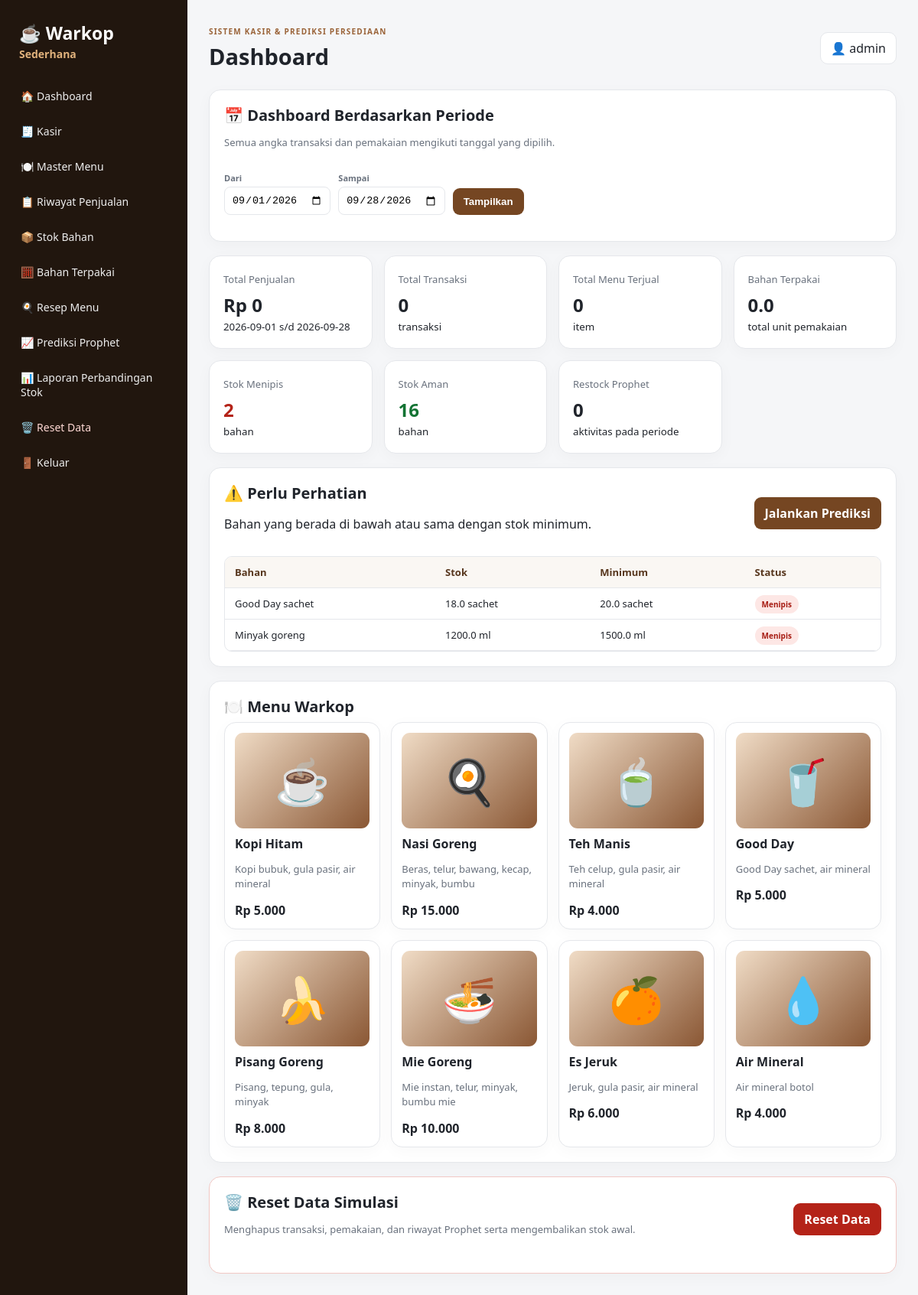
The app's page /dashboard (signed in) with its own data.
### tables this page shows
CREATE TABLE stock(id INTEGER PRIMARY KEY, name TEXT UNIQUE, unit TEXT, qty REAL, min_qty REAL);

CREATE TABLE menus(id INTEGER PRIMARY KEY, name TEXT UNIQUE, price INTEGER, unit TEXT, description TEXT, image TEXT);

### app.py (the view)
@app.route("/dashboard")
@auth_required
def dashboard():
    c = connect(); today = date.today(); default_start=today.replace(day=1).isoformat(); default_end=today.isoformat()
    start_date=request.args.get("start_date") or default_start; end_date=request.args.get("end_date") or default_end
    if not validate_range(start_date,end_date)[0] or start_date>end_date:
        start_date,end_date=default_start,default_end
    revenue=c.execute("SELECT COALESCE(SUM(total),0) x FROM sales WHERE date(sale_date) BETWEEN date(?) AND date(?)",(start_date,end_date)).fetchone()["x"]
    tx=c.execute("SELECT COUNT(*) x FROM sales WHERE date(sale_date) BETWEEN date(?) AND date(?)",(start_date,end_date)).fetchone()["x"]
    menu_qty=c.execute("SELECT COALESCE(SUM(si.qty),0) x FROM sale_items si JOIN sales s ON s.id=si.sale_id WHERE date(s.sale_date) BETWEEN date(?) AND date(?)",(start_date,end_date)).fetchone()["x"]
    used_total=c.execute("SELECT COALESCE(SUM(qty),0) x FROM stock_logs WHERE type='KELUAR' AND date(log_date) BETWEEN date(?) AND date(?)",(start_date,end_date)).fetchone()["x"]
    low=c.execute("SELECT COUNT(*) x FROM stock WHERE qty<=min_qty").fetchone()["x"]; safe=c.execute("SELECT COUNT(*) x FROM stock WHERE qty>min_qty").fetchone()["x"]
    low_rows=c.execute("SELECT * FROM stock WHERE qty<=min_qty ORDER BY qty ASC").fetchall(); menus=c.execute("SELECT * FROM menus ORDER BY id").fetchall()
    restock_count=c.execute("SELECT COUNT(*) x FROM stock_logs WHERE type='MASUK' AND note LIKE 'Restock dari rekomendasi Prophet%' AND date(log_date) BETWEEN date(?) AND date(?)",(start_date,end_date)).fetchone()["x"]
    c.close()
    return render_template("dashboard.html",title="Dashboard",revenue=revenue,tx=tx,menu_qty=menu_qty,used_total=used_total,restock_count=restock_count,low=low,safe=safe,low_rows=low_rows,menus=menus,start_date=start_date,end_date=end_date)

### app.py (called while the page is built)
def connect():
    c = sqlite3.connect(DB)
    c.row_factory = sqlite3.Row
    return c

def auth_required(fn):
    @wraps(fn)
    def wrapper(*args, **kwargs):
        if not session.get("user"):
            return redirect(url_for("login"))
        return fn(*args, **kwargs)
    return wrapper

def validate_range(start, end):
    try:
        d1 = datetime.strptime(start, "%Y-%m-%d").date()
        d2 = datetime.strptime(end, "%Y-%m-%d").date()
        return d1, d2
    except ValueError:
        return None, None

### templates/dashboard.html
{% extends "base.html" %}{% block content %}
<div class="section"><div class="section-head"><div><h2>📅 Dashboard Berdasarkan Periode</h2><p class="muted">Semua angka transaksi dan pemakaian mengikuti tanggal yang dipilih.</p></div></div>
<form method="get" class="filter"><label>Dari<input type="date" name="start_date" value="{{start_date}}" required></label><label>Sampai<input type="date" name="end_date" value="{{end_date}}" required></label><button class="btn">Tampilkan</button></form></div>
<div class="cards"><div class="card"><span>Total Penjualan</span><strong>Rp {{"{:,.0f}".format(revenue).replace(",",".")}}</strong><small>{{start_date}} s/d {{end_date}}</small></div><div class="card"><span>Total Transaksi</span><strong>{{tx}}</strong><small>transaksi</small></div><div class="card"><span>Total Menu Terjual</span><strong>{{menu_qty}}</strong><small>item</small></div><div class="card"><span>Bahan Terpakai</span><strong>{{"%.1f"|format(used_total)}}</strong><small>total unit pemakaian</small></div><div class="card danger"><span>Stok Menipis</span><strong>{{low}}</strong><small>bahan</small></div><div class="card success"><span>Stok Aman</span><strong>{{safe}}</strong><small>bahan</small></div><div class="card"><span>Restock Prophet</span><strong>{{restock_count}}</strong><small>aktivitas pada periode</small></div></div>
<div class="section"><div class="section-head"><div><h2>⚠️ Perlu Perhatian</h2><p>Bahan yang berada di bawah atau sama dengan stok minimum.</p></div><a class="btn" href="{{url_for('prediksi')}}">Jalankan Prediksi</a></div><div class="table-wrap"><table><tr><th>Bahan</th><th>Stok</th><th>Minimum</th><th>Status</th></tr>{% for r in low_rows %}<tr><td>{{r.name}}</td><td>{{"%.1f"|format(r.qty)}} {{r.unit}}</td><td>{{"%.1f"|format(r.min_qty)}} {{r.unit}}</td><td><span class="badge red">Menipis</span></td></tr>{% else %}<tr><td colspan="4">Semua stok aman.</td></tr>{% endfor %}</table></div></div>
<div class="section"><h2>🍽️ Menu Warkop</h2><div class="menu-grid">{% for m in menus %}<div class="food-card"><div class="food-img {{m.image}}"></div><h3>{{m.name}}</h3><p class="muted">{{m.description}}</p><b>Rp {{"{:,.0f}".format(m.price).replace(",",".")}}</b></div>{% endfor %}</div></div>
<div class="section reset-section"><div class="section-head"><div><h2>🗑️ Reset Data Simulasi</h2><p class="muted">Menghapus transaksi, pemakaian, dan riwayat Prophet serta mengembalikan stok awal.</p></div><a class="btn reset-btn" href="{{url_for('reset_data')}}">Reset Data</a></div></div>{% endblock %}

### templates/base.html (shortened to what this page needs)
<!doctype html><html lang="id"><head><link rel="stylesheet" href="{{url_for('static',filename='css/style.css')}}"></head>
<body><div class="app"><aside class="sidebar"><div class="brand">☕ Warkop <span>Sederhana</span></div><nav>
<a href="{{url_for('dashboard')}}">🏠 Dashboard</a><a href="{{url_for('kasir')}}">🧾 Kasir</a><a href="{{url_for('master_menu')}}">🍽️ Master Menu</a><a href="{{url_for('penjualan')}}">📋 Riwayat Penjualan</a><a href="{{url_for('stok')}}">📦 Stok Bahan</a><a href="{{url_for('bahan_terpakai')}}">🧮 Bahan Terpakai</a><a href="{{url_for('resep')}}">🍳 Resep Menu</a><a href="{{url_for('prediksi')}}">📈 Prediksi Prophet</a><a href="{{url_for('laporan_stok')}}">📊 Laporan Perbandingan Stok</a><a class="reset-link" href="{{url_for('reset_data')}}">🗑️ Reset Data</a><a href="{{url_for('logout')}}">🚪 Keluar</a>
</nav></aside><main class="main"><header><div><small>SISTEM KASIR & PREDIKSI PERSEDIAAN</small><h1>{{title or "Dashboard"}}</h1></div><div class="user">👤 {{session.get("user")}}</div></header>
{% with messages=get_flashed_messages() %}{% for m in messages %}<div class="flash">{{m}}</div>{% endfor %}{% endwith %}{% block content %}{% endblock %}</main></div></body></html>

### static/css/style.css (style rules this page uses)
:root { --bg:#f5f6f8;--card:#fff;--ink:#20242b;--muted:#69717d;--brown:#754622;--brown2:#9a6338;--line:#e5e7eb }
* { box-sizing:border-box }
body { margin:0;background:var(--bg);color:var(--ink);font-family:Segoe UI,Arial,sans-serif }
.app { min-height:100vh;display:flex }
.sidebar { position:fixed;inset:0 auto 0 0;width:245px;background:#21160e;color:#fff;padding:22px 15px }
.brand { font-size:23px;font-weight:800;padding:5px 10px 25px }
.brand span { display:block;color:#e1b27c;font-size:14px;margin-top:2px }
.sidebar nav { display:grid;gap:5px }
.sidebar nav a { padding:11px 12px;border-radius:10px;color:#eee;text-decoration:none;font-size:14px }
.main { margin-left:245px;width:100%;max-width:1500px;padding:28px }
header { display:flex;justify-content:space-between;align-items:center;margin-bottom:20px }
header small { font-size:10px;letter-spacing:1.2px;color:var(--brown2);font-weight:800 }
h1 { font-size:29px;margin:4px 0 }
h2 { margin:0 0 7px;font-size:20px }
.user { padding:9px 13px;border:1px solid var(--line);background:#fff;border-radius:10px }
.cards { display:grid;grid-template-columns:repeat(4,1fr);gap:15px;margin-bottom:18px }
.card,.section,.food-card { background:var(--card);border:1px solid var(--line);border-radius:15px;box-shadow:0 5px 20px #00000008 }
.card { padding:18px }
.card span { color:var(--muted);font-size:13px }
.card strong { display:block;font-size:24px;margin-top:7px }
.danger strong { color:#b42318 }
.success strong { color:#137333 }
.section { padding:19px;margin-bottom:18px }
.section-head { display:flex;justify-content:space-between;align-items:center;margin-bottom:15px }
.muted { color:var(--muted);font-size:13px;line-height:1.5 }
.btn { border:0;background:var(--brown);color:#fff;padding:10px 14px;border-radius:9px;font-weight:800;text-decoration:none;cursor:pointer;display:inline-flex;align-items:center;justify-content:center }
.table-wrap { overflow:auto;border:1px solid var(--line);border-radius:10px }
table { border-collapse:collapse;width:100%;min-width:650px }
th,td { padding:11px 13px;border-bottom:1px solid var(--line);font-size:13px;text-align:left }
th { background:#faf7f3;color:#57361d }
.badge { padding:5px 9px;border-radius:999px;font-size:10px;font-weight:900 }
.red { background:#fde7e5;color:#a61b12 }
.menu-grid { display:grid;grid-template-columns:repeat(4,1fr);gap:14px }
.food-card { padding:13px }
.food-card h3 { font-size:16px;margin:9px 0 4px }
.food-img { height:125px;border-radius:11px;background:linear-gradient(135deg,#f0dcc6,#8a5734);display:grid;place-items:center;font-size:58px }
.food-img.coffee:after { content:"☕" }
.food-img.nasi:after { content:"🍳" }
.food-img.tea:after { content:"🍵" }
.food-img.goodday:after { content:"🥤" }
.food-img.banana:after { content:"🍌" }
.food-img.noodle:after { content:"🍜" }
.food-img.orange:after { content:"🍊" }
.food-img.water:after { content:"💧" }
.filter,.stock-form,.prediction-form { display:flex;gap:10px;align-items:end;flex-wrap:wrap;margin-bottom:15px }
.filter label,.stock-form label,.prediction-form label { font-size:11px;color:var(--muted);font-weight:800 }
.filter input,.stock-form input,.stock-form select,.prediction-form input { display:block;margin-top:4px;padding:9px;border:1px solid var(--line);border-radius:8px;background:#fff }
.filter .btn,.filter a { margin-top:4px }
.reset-link { color:#ffd9d4!important }
.reset-section { border-color:#f1c8c4 }
.reset-btn { background:#b42318 }

### records on screen
stock: name "Good Day sachet", qty "18.0", unit "sachet", min_qty "20.0"
stock: name "Minyak goreng", qty "1200.0", unit "ml", min_qty "1500.0"
menus: name "Kopi Hitam", description "Kopi bubuk, gula pasir, air mineral", price "5.000"
menus: name "Nasi Goreng", description "Beras, telur, bawang, kecap, minyak, bumbu", price "15.000"
menus: name "Teh Manis", description "Teh celup, gula pasir, air mineral", price "4.000"
menus: name "Good Day", description "Good Day sachet, air mineral", price "5.000"
menus: name "Pisang Goreng", description "Pisang, tepung, gula, minyak", price "8.000"
menus: name "Mie Goreng", description "Mie instan, telur, minyak, bumbu mie", price "10.000"
menus: name "Es Jeruk", description "Jeruk, gula pasir, air mineral", price "6.000"
menus: name "Air Mineral", description "Air mineral botol", price "4.000"

### other values on screen
{{ title or "Dashboard" }} "Dashboard"
{{ session.get("user") }} "admin"
{{ "{:,.0f}".format(revenue).replace(",",".") }} "0"
{{ start_date }} "2026-09-01"
{{ end_date }} "2026-09-28"
{{ tx }} "0"
{{ menu_qty }} "0"
{{ "%.1f"|format(used_total) }} "0.0"
{{ low }} "2"
{{ safe }} "16"
{{ restock_count }} "0"
